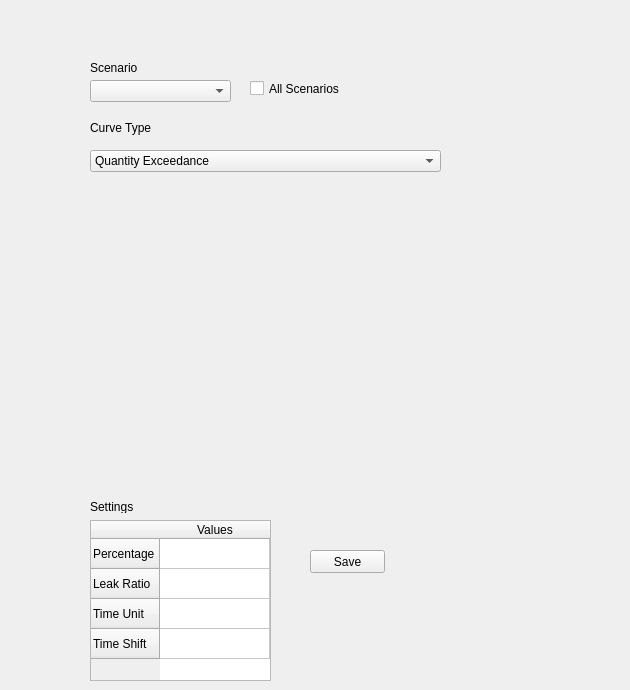
    <widget class="QWidget" name="post_process">
     <attribute name="title">
      <string>Post-Process</string>
     </attribute>
     <widget class="QLabel" name="label_24">
      <property name="geometry">
       <rect>
        <x>90</x>
        <y>120</y>
        <width>81</width>
        <height>16</height>
       </rect>
      </property>
      <property name="text">
       <string>Curve Type</string>
      </property>
     </widget>
     <widget class="QTableWidget" name="tableWidget">
      <property name="geometry">
       <rect>
        <x>90</x>
        <y>520</y>
        <width>181</width>
        <height>161</height>
       </rect>
      </property>
      <property name="selectionMode">
       <enum>QAbstractItemView::NoSelection</enum>
      </property>
      <property name="selectionBehavior">
       <enum>QAbstractItemView::SelectItems</enum>
      </property>
      <attribute name="horizontalHeaderStretchLastSection">
       <bool>true</bool>
      </attribute>
      <row>
       <property name="text">
        <string>Percentage</string>
       </property>
      </row>
      <row>
       <property name="text">
        <string>Leak Ratio</string>
       </property>
      </row>
      <row>
       <property name="text">
        <string>Time Unit</string>
       </property>
      </row>
      <row>
       <property name="text">
        <string>Time Shift</string>
       </property>
      </row>
      <column>
       <property name="text">
        <string>Values</string>
       </property>
      </column>
      <item row="0" column="0">
       <property name="text">
        <string/>
       </property>
      </item>
      <item row="2" column="0">
       <property name="text">
        <string/>
       </property>
      </item>
      <item row="3" column="0">
       <property name="text">
        <string/>
       </property>
      </item>
     </widget>
     <widget class="QCheckBox" name="all_scenarios_checkbox">
      <property name="geometry">
       <rect>
        <x>250</x>
        <y>80</y>
        <width>121</width>
        <height>17</height>
       </rect>
      </property>
      <property name="text">
       <string>All Scenarios</string>
      </property>
      <property name="checked">
       <bool>false</bool>
      </property>
     </widget>
     <widget class="MplWidget" name="mpl_curve" native="true">
      <property name="geometry">
       <rect>
        <x>90</x>
        <y>190</y>
        <width>531</width>
        <height>291</height>
       </rect>
      </property>
     </widget>
     <widget class="QComboBox" name="curve_type_combo">
      <property name="geometry">
       <rect>
        <x>90</x>
        <y>150</y>
        <width>351</width>
        <height>22</height>
       </rect>
      </property>
      <item>
       <property name="text">
        <string>Quantity Exceedance</string>
       </property>
      </item>
      <item>
       <property name="text">
        <string>Delivery Exceedance</string>
       </property>
      </item>
     </widget>
     <widget class="QLabel" name="label_23">
      <property name="geometry">
       <rect>
        <x>90</x>
        <y>500</y>
        <width>47</width>
        <height>13</height>
       </rect>
      </property>
      <property name="text">
       <string>Settings</string>
      </property>
     </widget>
     <widget class="QLabel" name="label_25">
      <property name="geometry">
       <rect>
        <x>90</x>
        <y>60</y>
        <width>81</width>
        <height>16</height>
       </rect>
      </property>
      <property name="text">
       <string>Scenario</string>
      </property>
     </widget>
     <widget class="QComboBox" name="scenario_combo">
      <property name="geometry">
       <rect>
        <x>90</x>
        <y>80</y>
        <width>141</width>
        <height>22</height>
       </rect>
      </property>
     </widget>
     <widget class="QPushButton" name="save_curve_button">
      <property name="geometry">
       <rect>
        <x>310</x>
        <y>550</y>
        <width>75</width>
        <height>23</height>
       </rect>
      </property>
      <property name="text">
       <string>Save</string>
      </property>
     </widget>
    </widget>
